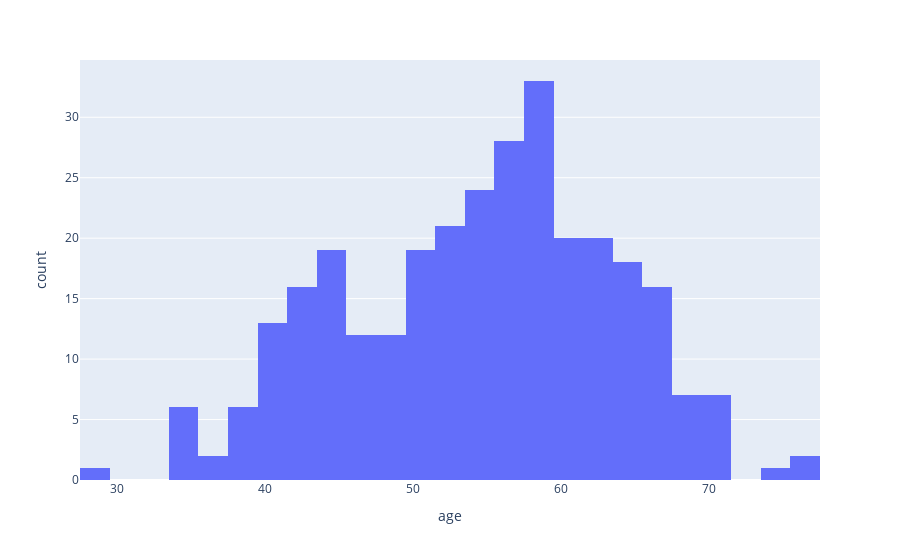

Here is the notebook cell this chart was saved with:
### Code cell
fig=px.histogram(df, x='age', nbins=29)
fig.show()

### Figure 1 — Plotly figure (JSON) as saved in the notebook; plotly's stock layout.template omitted (floating-point values rounded to 4 significant figures; data arrays with more than 128 entries replaced by an {"elided": "..."} marker saying what was removed)
{"data": [{"alignmentgroup": "True", "bingroup": "x", "hovertemplate": "age=%{x}<br>count=%{y}<extra></extra>", "legendgroup": "", "marker": {"color": "#636efa", "pattern": {"shape": ""}}, "name": "", "nbinsx": 29, "offsetgroup": "", "orientation": "v", "showlegend": false, "type": "histogram", "x": {"elided": "303 int values"}, "xaxis": "x", "yaxis": "y"}], "layout": {"barmode": "relative", "legend": {"tracegroupgap": 0}, "margin": {"t": 60}, "xaxis": {"anchor": "y", "domain": [0, 1], "title": {"text": "age"}}, "yaxis": {"anchor": "x", "domain": [0, 1], "title": {"text": "count"}}}}
